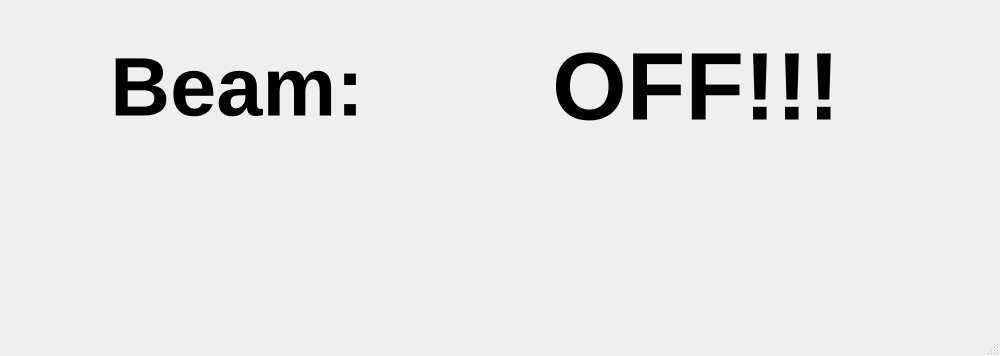
<?xml version="1.0" encoding="UTF-8"?>
<ui version="4.0">
 <class>Beam_Monitor</class>
 <widget class="QMainWindow" name="Beam_Monitor">
  <property name="geometry">
   <rect>
    <x>0</x>
    <y>0</y>
    <width>1000</width>
    <height>356</height>
   </rect>
  </property>
  <property name="sizePolicy">
   <sizepolicy hsizetype="Fixed" vsizetype="Preferred">
    <horstretch>0</horstretch>
    <verstretch>0</verstretch>
   </sizepolicy>
  </property>
  <property name="minimumSize">
   <size>
    <width>1000</width>
    <height>0</height>
   </size>
  </property>
  <property name="maximumSize">
   <size>
    <width>1000</width>
    <height>16777215</height>
   </size>
  </property>
  <property name="windowTitle">
   <string>Beam monitor</string>
  </property>
  <widget class="QWidget" name="centralwidget">
   <layout class="QVBoxLayout" name="verticalLayout">
    <item>
     <layout class="QHBoxLayout" name="horizontalLayout">
      <item>
       <widget class="QLabel" name="label">
        <property name="minimumSize">
         <size>
          <width>320</width>
          <height>0</height>
         </size>
        </property>
        <property name="maximumSize">
         <size>
          <width>320</width>
          <height>16777215</height>
         </size>
        </property>
        <property name="font">
         <font>
          <pointsize>62</pointsize>
          <weight>75</weight>
          <bold>true</bold>
         </font>
        </property>
        <property name="text">
         <string>Beam:</string>
        </property>
        <property name="alignment">
         <set>Qt::AlignCenter</set>
        </property>
       </widget>
      </item>
      <item>
       <widget class="QLabel" name="lbStatus">
        <property name="minimumSize">
         <size>
          <width>450</width>
          <height>0</height>
         </size>
        </property>
        <property name="maximumSize">
         <size>
          <width>450</width>
          <height>16777215</height>
         </size>
        </property>
        <property name="font">
         <font>
          <pointsize>72</pointsize>
          <weight>75</weight>
          <bold>true</bold>
         </font>
        </property>
        <property name="text">
         <string>OFF!!!</string>
        </property>
        <property name="alignment">
         <set>Qt::AlignCenter</set>
        </property>
       </widget>
      </item>
     </layout>
    </item>
    <item>
     <widget class="QWidget" name="layout_conditions" native="true">
      <property name="minimumSize">
       <size>
        <width>330</width>
        <height>0</height>
       </size>
      </property>
     </widget>
    </item>
   </layout>
  </widget>
  <widget class="QMenuBar" name="menubar">
   <property name="geometry">
    <rect>
     <x>0</x>
     <y>0</y>
     <width>1000</width>
     <height>21</height>
    </rect>
   </property>
  </widget>
  <widget class="QStatusBar" name="statusbar"/>
 </widget>
 <resources/>
 <connections/>
</ui>
